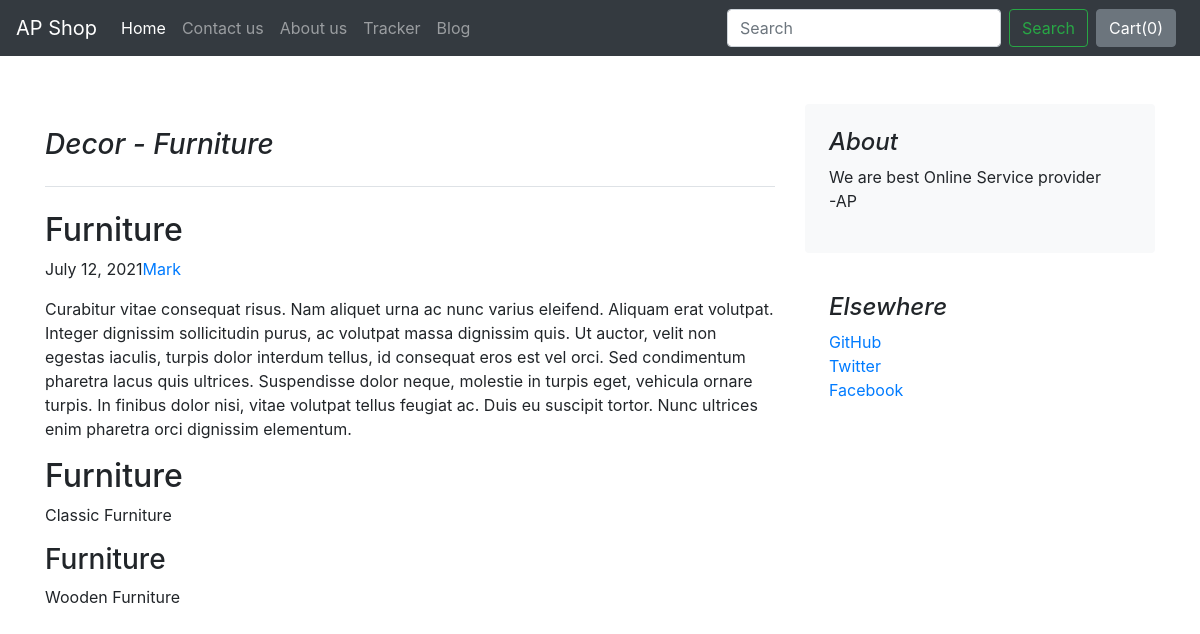
The page /blog/blogpost/1 on the database its author committed.
### blog/models.py (models this page shows)
class Blogpost(models.Model):
    blog_id = models.AutoField(primary_key=True)
    title = models.CharField(max_length=500,default="")
    head0 = models.CharField(max_length=5000,default="")
    chead0 = models.CharField(max_length=5000,default="")
    head1 = models.CharField(max_length=5000,default="")
    chead1 = models.CharField(max_length=5000,default="")
    head2 = models.CharField(max_length=5000,default="")
    chead2 = models.CharField(max_length=5000,default="")
    publish_date = models.DateField()
    thumbnail = models.ImageField(upload_to='shop/images')
    def __str__(self):
        return self.title

### blog/views.py (the view)
# urls.py: path('blogpost/<int:id>', views.blogpost, name="BlogPost"),
def blogpost(request, id):
    post = Blogpost.objects.filter(blog_id = id)[0]
    print(post)
    return render(request, 'blog/blogpost.html',{ 'post' : post})

### blog/templates/blog/blogpost.html (shortened to what this page needs)
{% extends 'shop/basic.html' %}
{% block body %}
{% load static %}
<div class="container my-5">
    <div class="row">
        <div class="col-md-8 blog-main">
            <h3 class="pb-4 mb-4 font-italic border-bottom">
                {{post.title}}
            </h3>
            <div class="blog-post">
                <h2 class="blog-post-title">{{post.head0}}</h2>
                <p class="blog-post-meta">{{post.publish_date}}<a href="#">Mark</a></p>
                <p>{{ post.chead0}}</p>
                <h2>{{ post.head1 }}</h2>
                <p>{{post.chead1}}</p>
                <h3>{{post.head2}}</h3>
                <p>{{post.chead2}}</p>
            </div>
        </div>
        <aside class="col-md-4 blog-sidebar">
            <div class="p-4 mb-3 bg-light rounded">
                <h4 class="font-italic">About</h4>
                <p class="mb-0">We are best Online Service provider<blockquote>-AP</blockquote></p>
            </div>
            <div class="p-4">
                <h4 class="font-italic">Elsewhere</h4>
                <ol class="list-unstyled">
                    <li><a href="#">GitHub</a></li>
                    <li><a href="#">Twitter</a></li>
                    <li><a href="#">Facebook</a></li>
                </ol>
            </div>
        </aside>
    </div>
</div>
{% endblock body %}

### rows shown on the page
Blogpost: title "Decor - Furniture", head0 "Furniture", publish_date "July 12, 2021", chead0 "Curabitur vitae consequat risus. Nam aliquet urna ac nunc varius eleifend. Aliquam erat volutpat. Integer dignissim sollicitudin purus, ac volutpat massa dignissim quis. Ut auctor, velit non egestas iaculis, turpis dolor interdum tellus, id consequat eros est vel orci. Sed condimentum pharetra lacus quis ultrices. Suspendisse dolor neque, molestie in turpis eget, vehicula ornare turpis. In finibus dolor nisi, vitae volutpat tellus feugiat ac. Duis eu suscipit tortor. Nunc ultrices enim pharetra orci dignissim elementum.", head1 "Furniture", chead1 "Classic Furniture", head2 "Furniture", chead2 "Wooden Furniture"
